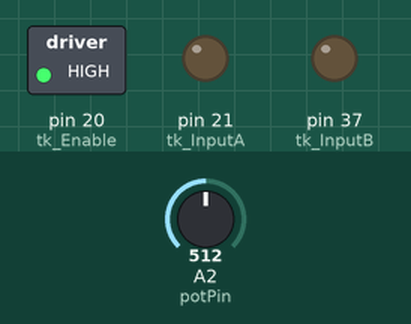
A sketch run on a simulated Arduino Mega 2560, built with avr-gcc and run on an emulated ATmega2560. Parts: switched loads named in the sketch (green lamp = pin HIGH), output pins drawn as LEDs (lit = HIGH). The inputs (shaded band) are chosen by the test bench; at power-on: A2 (potPin) = 512. What the sketch prints to the serial monitor is not drawn.

Above: at 1.2 s.
1.3 s: A2 (potPin) set to 528
At 2.2 s:
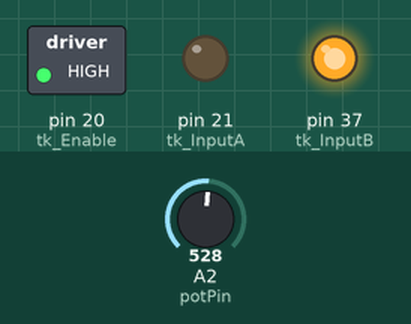
2.8 s: A2 (potPin) set to 511
At 3.3 s:
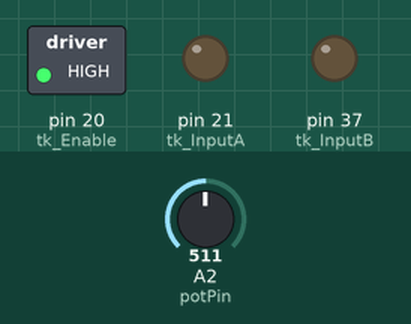
4.3 s: A2 (potPin) set to 716
At 5.7 s:
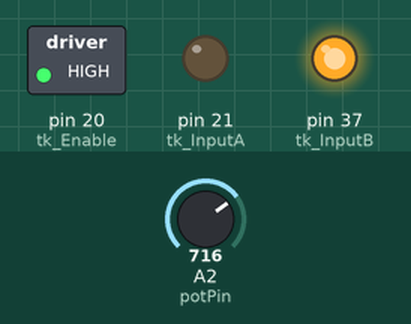
Timing chart, 0 to 7.3 s (numbered marks = the images above; inputs shaded):
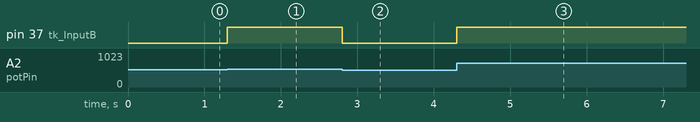

Measured:
- the behaviour switches between 513 and 514 on A2 (potPin) (found by bisection; images 0 and 1)
- after the input at 1.3 s, pin 37 (tk_InputB): LOW → HIGH at once
- after the input at 2.8 s, pin 37 (tk_InputB): HIGH → LOW at once
- after the input at 4.3 s, pin 37 (tk_InputB): LOW → HIGH at once

The sketch:

HLFB_test.ino
```cpp
/*
  CURRENTLY NOT WORKING. GETTING UNSTABLE SIGNAL FROM MOTOR.

  HLFB + ===> 5V+ (not MCU) ==> 1.5K ==> 3.3K ==> GND
                                      |
                                    Pin 22 (Teensy 4.1)

  Use this code to test an incoming PWM signal, usually from a single ClearPath motor.
  For test multiple incoming PWM signals, you will need to use the "Multi" version of
  the library. See links below.

  FreqMeasure lib used to read PWM pulses coming into MCU.
  http://www.pjrc.com/teensy/td_libs_FreqMeasure.html
  see also FreqMeasureMulti:
  https://github.com/PaulStoffregen/FreqMeasureMulti

  HLFB + --> 5V-24V (external from motor).
  HLFB - --> GND, with an analog pin reading voltage
  See ClearPath user manual for more info.

  !! IMPORTANT !!
  If using a variable input (a knob, etc), make sure it is at its zero
  position (off) before starting, or the reel will start
  moving immediately.

  TODO
  --
  map to 5/95% range of motor feedback;

*/
// NOTE: check the links above for pins that can be used
#include <FreqMeasure.h>

// takeup motor
const int tk_Enable = 20;
const int tk_InputA = 21;
const int tk_InputB = 37;
const int tk_HLFB = 22;

const int potPin = A2;

double sum=0;
int count=0;

void setup() {
  Serial.begin(9600);

  pinMode(tk_Enable, OUTPUT);
  pinMode(tk_InputA, OUTPUT);  // dir
  pinMode(tk_InputB, OUTPUT); // speed
  digitalWrite(tk_Enable, LOW);
  delay(10);
  digitalWrite(tk_Enable, HIGH);
  delay(10);
  digitalWrite(tk_InputA, LOW);
  analogWrite(tk_InputB, 0);

  FreqMeasure.begin();
}

void loop() {
  int potVal = analogRead(potPin);
  // Serial.print(potVal);
  int output = map(potVal, 0, 1023, 0, 255);
  // Serial.print(" : ");
  // Serial.print(output);
  analogWrite(tk_InputB, output);


  if (FreqMeasure.available()) {
    // average several reading together
    sum = sum + FreqMeasure.read();
    count = count + 1;
    if (count > 10) {
      float frequency = FreqMeasure.countToFrequency(sum / count);
      // Serial.print("HLFB: ");
      Serial.println(frequency);
      sum = 0;
      count = 0;
    }
  }

  // Serial.println();
  // delay(10);
}
```
